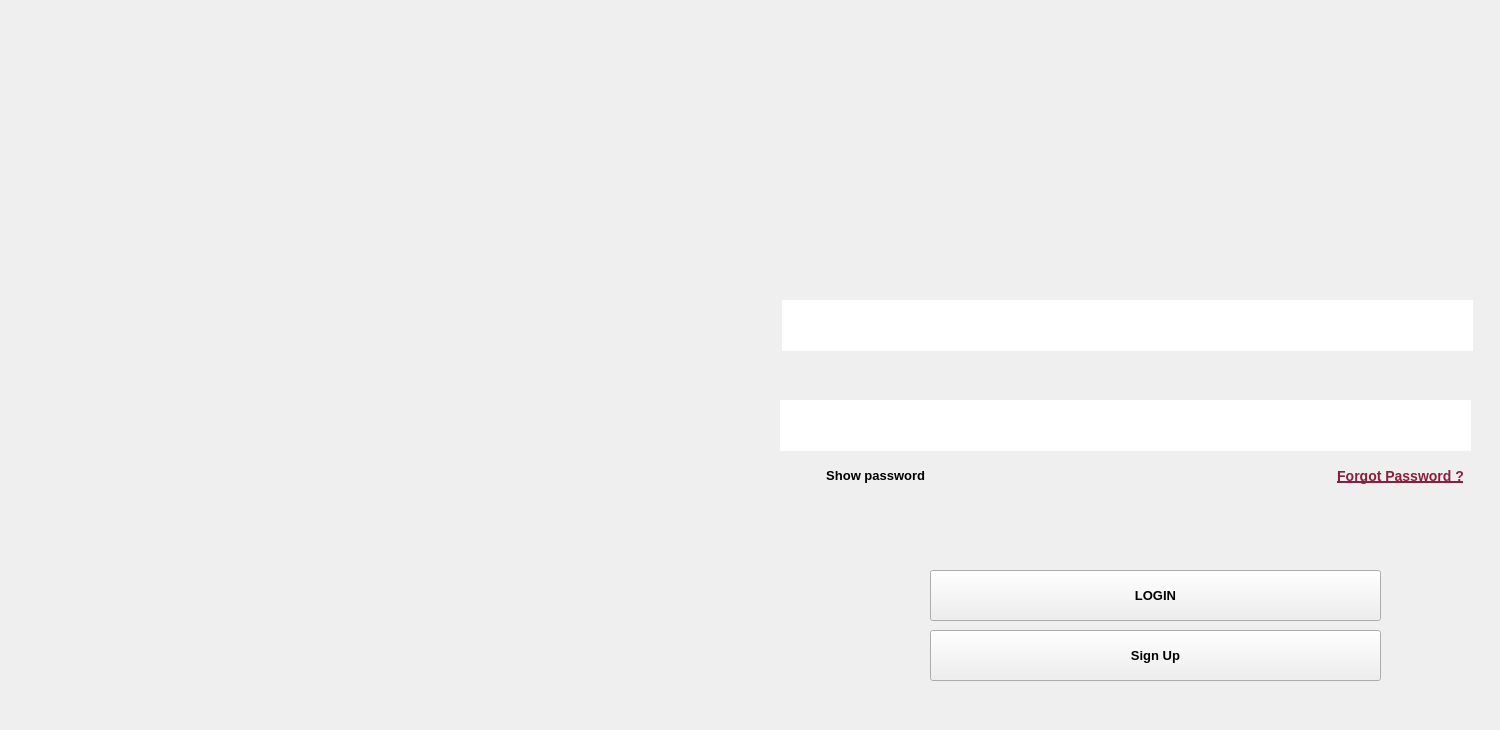
      <widget class="QWidget" name="pageLogin">
       <widget class="QWidget" name="widget_9" native="true">
        <property name="geometry">
         <rect>
          <x>760</x>
          <y>80</y>
          <width>731</width>
          <height>641</height>
         </rect>
        </property>
        <property name="styleSheet">
         <string notr="true">background: qlineargradient(x1:0, y1:0, x2:1, y2:1,
                            stop:0 #8B5CF6,   /* lighter purple */
                            stop:1 #60A5FA); /* lighter blue   */


    font-size: 13px;
    font-weight: 700;</string>
        </property>
        <widget class="QLineEdit" name="EmailIDLoginEmpl">
         <property name="geometry">
          <rect>
           <x>22</x>
           <y>220</y>
           <width>691</width>
           <height>51</height>
          </rect>
         </property>
         <property name="styleSheet">
          <string notr="true">QLineEdit {
    border: none;
    border-bottom: 2px solid rgba(255,255,255,0.6);
    padding: 6px;
      background: qlineargradient(x1:0, y1:0, x2:1, y2:1,
                            stop:0 #A78BFA,   /* soft purple */
                            stop:1 #93C5FD); /* soft blue   */
    color: #ffffff;
}

QLineEdit:focus {
    border-bottom: 2px solid #ffffff;
}

QLineEdit::placeholder {
    color: rgba(255,255,255,0.7);
}</string>
         </property>
         <property name="text">
          <string/>
         </property>
         <property name="placeholderText">
          <string>Email Adress or ID</string>
         </property>
        </widget>
        <widget class="QLineEdit" name="PasswordLoginEmpl">
         <property name="geometry">
          <rect>
           <x>20</x>
           <y>320</y>
           <width>691</width>
           <height>51</height>
          </rect>
         </property>
         <property name="styleSheet">
          <string notr="true">QLineEdit {
    border: none;
    border-bottom: 2px solid rgba(255,255,255,0.6);
    padding: 6px;
      background: qlineargradient(x1:0, y1:0, x2:1, y2:1,
                            stop:0 #A78BFA,   /* soft purple */
                            stop:1 #93C5FD); /* soft blue   */
    color: #ffffff;
}

QLineEdit:focus {
    border-bottom: 2px solid #ffffff;
}

QLineEdit::placeholder {
    color: rgba(255,255,255,0.7);
}</string>
         </property>
         <property name="text">
          <string/>
         </property>
         <property name="echoMode">
          <enum>QLineEdit::EchoMode::Password</enum>
         </property>
         <property name="placeholderText">
          <string>Password</string>
         </property>
        </widget>
        <widget class="QCheckBox" name="ShowPasswordLoginEmpl">
         <property name="geometry">
          <rect>
           <x>40</x>
           <y>370</y>
           <width>151</width>
           <height>51</height>
          </rect>
         </property>
         <property name="styleSheet">
          <string notr="true">background:transparent;
</string>
         </property>
         <property name="text">
          <string>  Show password</string>
         </property>
        </widget>
        <widget class="QPushButton" name="LoginEmpl">
         <property name="geometry">
          <rect>
           <x>170</x>
           <y>490</y>
           <width>451</width>
           <height>51</height>
          </rect>
         </property>
         <property name="styleSheet">
          <string notr="true">
    background: qlineargradient(
        x1:0, y1:0, x2:1, y2:1,
        stop:0 #7C3AED,   /* purple */
        stop:1 #3B82F6    /* blue */
    );
    color: white;                /* text color */
    font-weight: bold;
    border: none;                /* no border line */
    border-radius: 18px;         /* rounded corners */
    padding: 8px 18px;           /* space inside */
}

/* Hover */
QPushButton:hover {
    background: qlineargradient(
        x1:0, y1:0, x2:1, y2:1,
        stop:0 #9D5CFF,   /* lighter purple */
        stop:1 #60A5FA    /* lighter blue */
    );
}

/* Pressed */
QPushButton:pressed {
    background: qlineargradient(
        x1:0, y1:0, x2:1, y2:1,
        stop:0 #5B21B6,   /* darker purple */
        stop:1 #1E40AF    /* darker blue */
    );

</string>
         </property>
         <property name="text">
          <string>LOGIN</string>
         </property>
        </widget>
        <widget class="QPushButton" name="linkBtn">
         <property name="geometry">
          <rect>
           <x>560</x>
           <y>370</y>
           <width>161</width>
           <height>51</height>
          </rect>
         </property>
         <property name="font">
          <font>
           <pointsize>-1</pointsize>
           <underline>true</underline>
           <fontweight>Black</fontweight>
          </font>
         </property>
         <property name="styleSheet">
          <string notr="true">/* Link-like clickable text (real underline via font property in Designer) */
QPushButton#linkBtn {
    background: transparent;
    border: none;              /* remove button chrome */
    padding: 4px 8px;
    font-size: 14px;
    font-weight: 900;
    /* Do NOT try text-decoration in QSS — not supported */
    color: #8B1E3F;            /* base color */
}

QPushButton#linkBtn:hover {
    color: #A92A53;            /* hover (lighter burgundy) */
}

QPushButton#linkBtn:pressed {
    color: #5E1429;            /* clicked/active (darker) */
}

QPushButton#linkBtn:disabled {
    color: #B66A7D;            /* muted/disabled */
}
</string>
         </property>
         <property name="text">
          <string>Forgot Password ?</string>
         </property>
        </widget>
        <widget class="QPushButton" name="SignupEmpl">
         <property name="geometry">
          <rect>
           <x>170</x>
           <y>550</y>
           <width>451</width>
           <height>51</height>
          </rect>
         </property>
         <property name="styleSheet">
          <string notr="true">
    background: qlineargradient(
        x1:0, y1:0, x2:1, y2:1,
        stop:0 #7C3AED,   /* purple */
        stop:1 #3B82F6    /* blue */
    );
    color: white;                /* text color */
    font-weight: bold;
    border: none;                /* no border line */
    border-radius: 18px;         /* rounded corners */
    padding: 8px 18px;           /* space inside */
}

/* Hover */
QPushButton:hover {
    background: qlineargradient(
        x1:0, y1:0, x2:1, y2:1,
        stop:0 #9D5CFF,   /* lighter purple */
        stop:1 #60A5FA    /* lighter blue */
    );
}

/* Pressed */
QPushButton:pressed {
    background: qlineargradient(
        x1:0, y1:0, x2:1, y2:1,
        stop:0 #5B21B6,   /* darker purple */
        stop:1 #1E40AF    /* darker blue */
    );

</string>
         </property>
         <property name="text">
          <string>Sign Up</string>
         </property>
        </widget>
       </widget>
       <widget class="QPushButton" name="pushButton_15">
        <property name="geometry">
         <rect>
          <x>1020</x>
          <y>10</y>
          <width>211</width>
          <height>221</height>
         </rect>
        </property>
        <property name="styleSheet">
         <string notr="true">border-radius: 75px;              /* la moitié de la taille (si 120x120) */      
  background: qlineargradient(x1:0, y1:0, x2:1, y2:1,
                            stop:0 #A78BFA,   /* soft purple */
                            stop:1 #93C5FD); /* soft blue   */

 font-size: 40px;</string>
        </property>
        <property name="text">
         <string/>
        </property>
        <property name="icon">
         <iconset theme="QIcon::ThemeIcon::UserAvailable"/>
        </property>
        <property name="iconSize">
         <size>
          <width>100</width>
          <height>100</height>
         </size>
        </property>
       </widget>
       <widget class="QLabel" name="label">
        <property name="geometry">
         <rect>
          <x>-10</x>
          <y>130</y>
          <width>751</width>
          <height>430</height>
         </rect>
        </property>
        <property name="styleSheet">
         <string notr="true">background: transparent;
</string>
        </property>
        <property name="text">
         <string/>
        </property>
        <property name="pixmap">
         <pixmap resource="resources.qrc">:/new/prefix1/images/Draftify.png</pixmap>
        </property>
       </widget>
      </widget>
